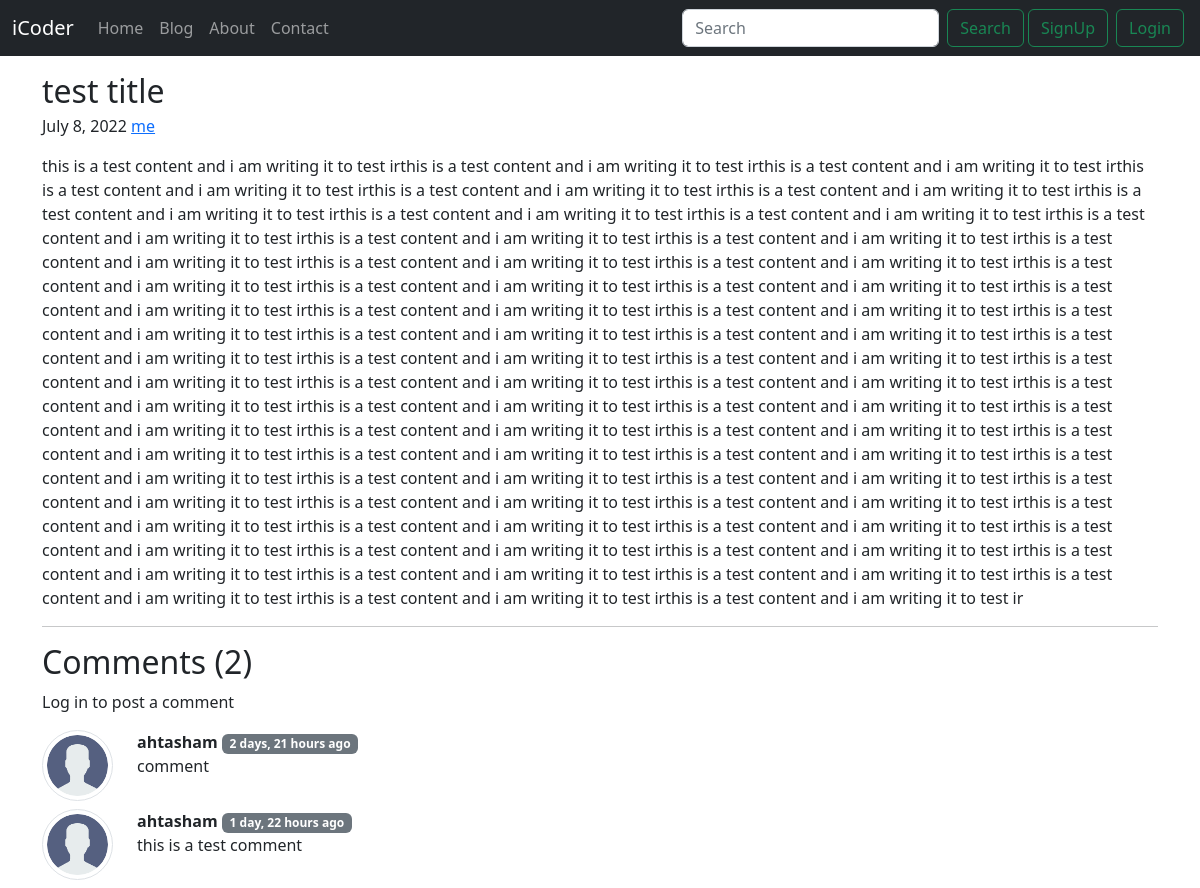
/blog/firsst-post, run on an earlier commit of the app's database.
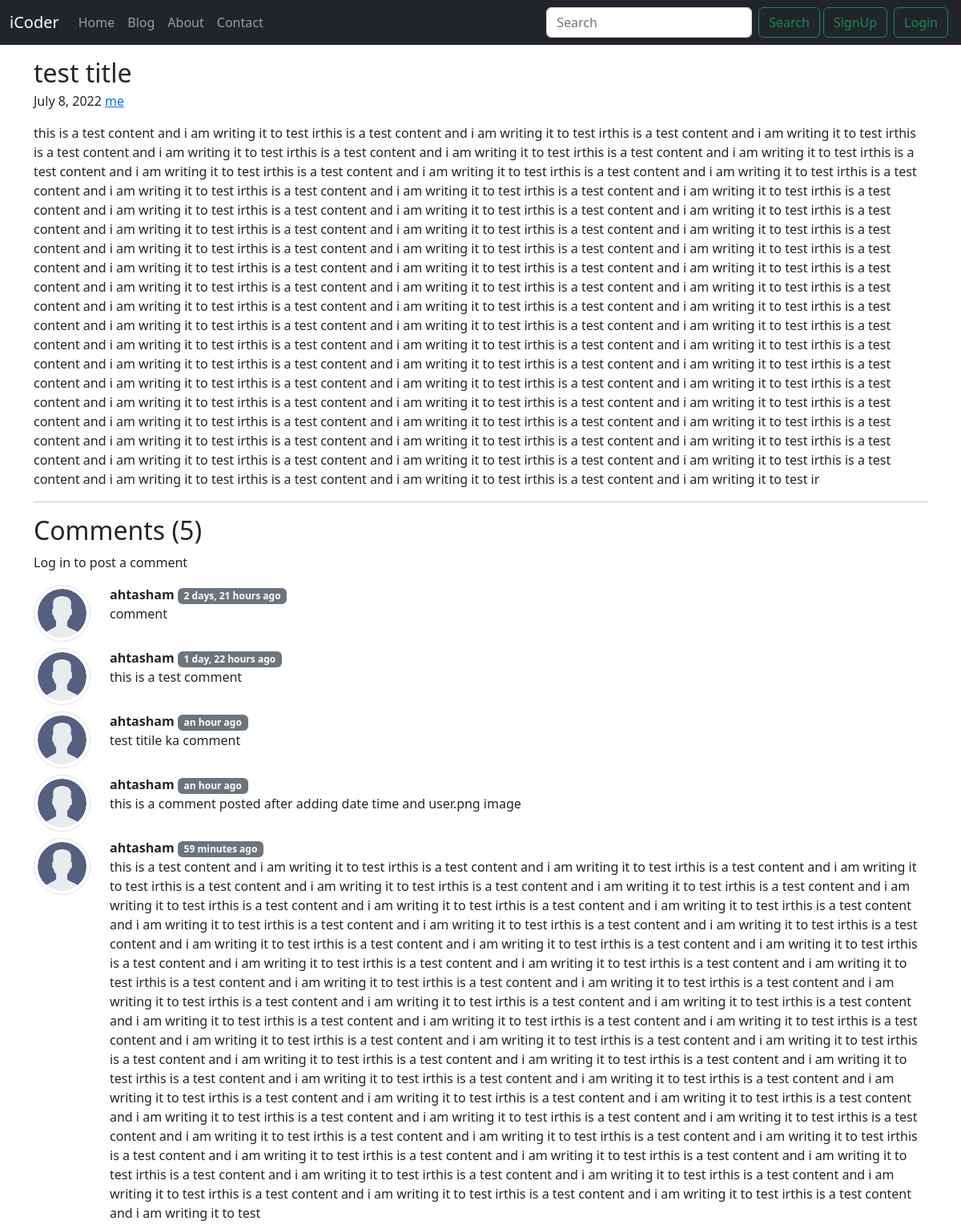
And on a later commit of the database.
### blog/models.py (models this page shows, shortened)
class Post(models.Model):
    sno = models.AutoField(primary_key=True)
    title = models.CharField(max_length=255)
    content = models.TextField()
    author = models.CharField(max_length=130)
    slug = models.CharField(max_length=130)
    timeStamp = models.DateField(blank=True)

class BlogComment(models.Model):
    sno = models.AutoField(primary_key=True)
    comment = models.TextField()
    user = models.ForeignKey(User, on_delete=models.CASCADE)
    post = models.ForeignKey(Post, on_delete=models.CASCADE)
    parent = models.ForeignKey('self', on_delete=models.CASCADE, null=True)
    timestamp = models.DateTimeField(default=now)

### blog/views.py (the view)
# urls.py: path('<str:slug>', views.blogPost, name='blogPost'),
def blogPost(request, slug):
    post = Post.objects.filter(slug= slug).first()
    comments = BlogComment.objects.filter(post = post)
    context = {
        'post': post,
        'comments': comments,
        'user': request.user
    }
    return render(request, 'blog/blogPost.html', context)

### templates/blog/blogPost.html (shortened to what this page needs)
{% extends 'basic.html' %}
{% block body %}
<div class="container my-3">
    <article class="blog-post">
        <h2 class="blog-post-title mb-1">{{post.title}}</h2>
        <p class="blog-post-meta">{{post.timeStamp}} <a href="#">{{post.author}}</a></p>
        <p>{{post.content}}</p>
        <hr>
    </article>
</div>
<div class="container">
    <h2>Comments ({{comments.count}})</h2>
    <div class="my-2">
        {% if user.is_authenticated %}
    <form action="/blog/postComment" method="post">
        {% csrf_token %}
        <div class="mb-3">
            <input class="form-control" type="text" name = "comment" placeholder="Enter Comment here">
            <input type="hidden" name = "postSno" value="{{post.sno}}">
        </div>
        <button type="submit" class="btn btn-primary">Submit</button>
      </form>
      {% else %}
      <p>Log in to post a comment
      {% endif %}
    </div>
    {% for comment in comments  %}
    <div class="row my-2">
        {% load humanize %}
        <div class="col-md-1">
            <img class="img-thumbnail rounded-circle" src="/static/img/user.png" alt="">
        </div>
        <div class="col-md-11"> <b>{{comment.user.username}}</b> <span class="badge bg-secondary">{{comment.timestamp | naturaltime}}</span>
            <div> {{comment.comment}}
            </div>
            </div>
    </div>
    {% endfor %}
</div>
{% endblock body %}

### templates/basic.html (shortened to what this page needs)
<!doctype html>
<html lang="en">
<head>
    <link href="https://cdn.jsdelivr.net/npm/bootstrap@5.2.0-beta1/dist/css/bootstrap.min.css" rel="stylesheet"
>
</head>
<body>
    <nav class="navbar navbar-expand-lg bg-dark navbar-dark">
        <div class="container-fluid">
            <a class="navbar-brand" href="/">iCoder</a>
            <div class="collapse navbar-collapse" id="navbarSupportedContent">
                <ul class="navbar-nav me-auto mb-2 mb-lg-0">
                    <li class="nav-item">
                        <a class="nav-link {% block homeactive %}{% endblock homeactive %}" aria-current="page"
                            href="/">Home</a>
                    </li>
                    <li class="nav-item">
                        <a class="nav-link {% block blogactive %}{% endblock blogactive %}" href="/blog">Blog</a>
                    </li>
                    <li class="nav-item">
                        <a class="nav-link {% block aboutactive %}{% endblock aboutactive %}" href="/about">About</a>
                    </li>
                    <li class="nav-item">
                        <a class="nav-link {% block contactactive %}{% endblock contactactive %}"
                            href="/contact">Contact</a>
                    </li>
                </ul>
                <form method="get" action="/search" class="d-flex" role="search">
                    <input class="form-control me-2" name="query" id="search" type="search" placeholder="Search"
                        aria-label="Search">
                    <button class="btn btn-outline-success" type="submit">Search</button>
                </form>
                {% if user.is_authenticated %}
                <ul class="navbar-nav mb-2 mb-lg-0">
                    <li class="nav-item dropdown">
                        <a class="nav-link dropdown-toggle" href="#" id="navbarDropdown" role="button" data-bs-toggle="dropdown" aria-expanded="false">
                          Welcome {{request.user}}
                        </a>
                        <ul class="dropdown-menu" aria-labelledby="navbarDropdown">
                          <li><a class="dropdown-item" href="logout">Logout</a></li>
                        </ul>
                      </li>
                </ul>
                <p style="color: white">
                </p>
                {% else %}
                <button type="button" class="btn btn-outline-success mx-1" data-bs-toggle="modal"
                    data-bs-target="#signupmodel">
                    SignUp
                </button>
                <button type="button" class="btn btn-outline-success mx-1" data-bs-toggle="modal"
                    data-bs-target="#loginmodel">
                    Login
                </button>
                {% endif %}
            </div>
        </div>
    </nav>
    {% block body %}{% endblock body %}
</body>
</html>

What changed in the data, as far as the page shows it:
added BlogComment: user.username "ahtasham", timestamp "an hour ago", comment "test titile ka comment"
added BlogComment: user.username "ahtasham", timestamp "an hour ago", comment "this is a comment posted after adding date time and user.png image"
added BlogComment: user.username "ahtasham", timestamp "59 minutes ago", comment "this is a test content and i am writing it to test irthis is a test content and i am writing it to test irthis is a test content and i am writing it to test irthis is a test content and i am writing it to test irthis is a test content and i am writing it to test irthis is a test content and i am writing it to test irthis is a test content and i am writing it to test irthis is a test content and i am writing it to test irthis is a test content and i am writing it to test irthis is a test content and i am writing it to test irthis is a test content and i am writing it to test irthis is a test content and i am writing it to test irthis is a test content and i am writing it to test irthis is a…"
Also different on the page:
{{ comments.count }}: "2" → "5"
